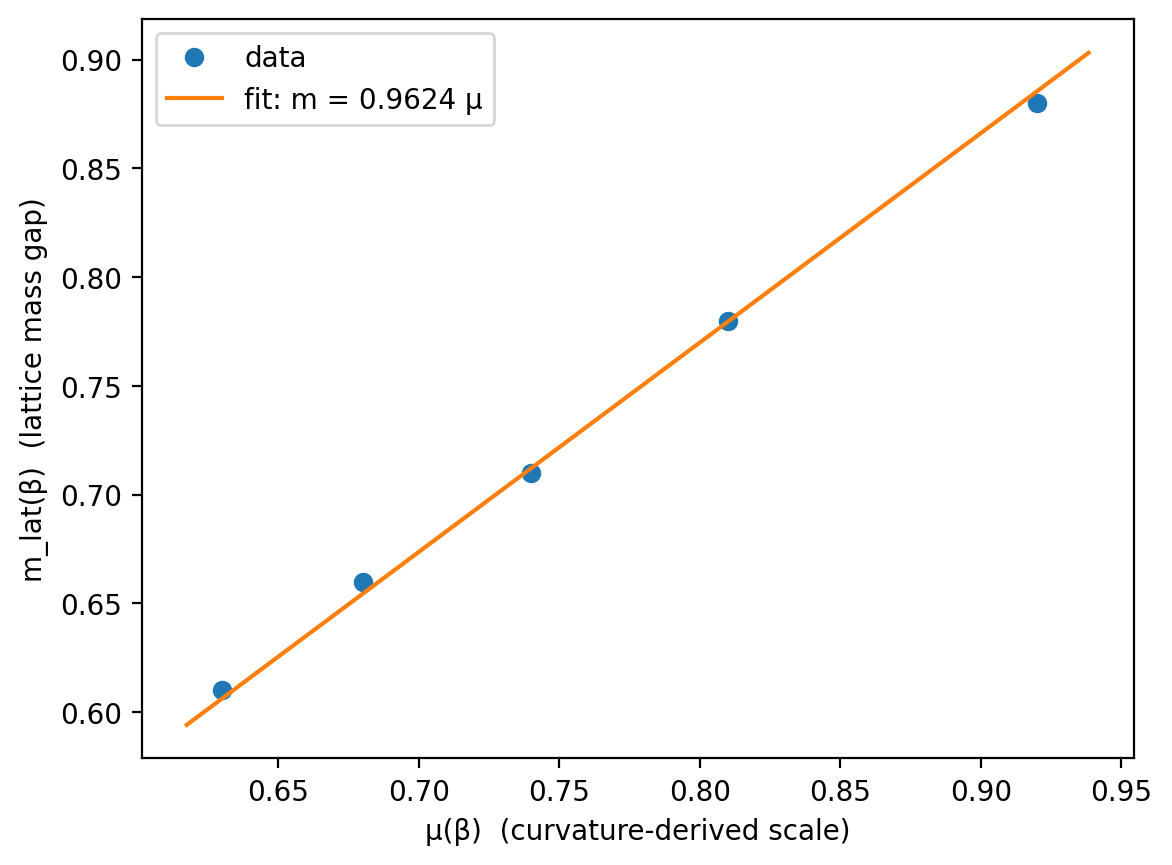

Generate this figure with Python:
import numpy as np
import matplotlib.pyplot as plt

beta = np.array([5.7, 5.8, 5.9, 6.0, 6.1])
mu   = np.array([0.92, 0.81, 0.74, 0.68, 0.63])
mlat = np.array([0.88, 0.78, 0.71, 0.66, 0.61])

# No-intercept least squares: minimize ||mlat - k*mu||_2
k = float(np.dot(mu, mlat) / np.dot(mu, mu))
pred = k * mu
resid = mlat - pred

# R^2 against mean model
ss_res = float(np.dot(resid, resid))
ss_tot = float(np.dot(mlat - np.mean(mlat), mlat - np.mean(mlat)))
R2 = 1.0 - ss_res/ss_tot
rms = float(np.sqrt(np.mean(resid**2)))

print(f"k (no-intercept) = {k:.6f}")
print(f"R^2             = {R2:.6f}")
print(f"RMS residual    = {rms:.6f}  (lattice units)")

# Plot
plt.figure()
plt.plot(mu, mlat, "o", label="data")
x = np.linspace(mu.min()*0.98, mu.max()*1.02, 200)
plt.plot(x, k*x, "-", label=f"fit: m = {k:.4f} μ")
plt.xlabel("μ(β)  (curvature-derived scale)")
plt.ylabel("m_lat(β)  (lattice mass gap)")
plt.legend()
out = "SELECTED_E04_fit.png"
plt.savefig(out, dpi=200, bbox_inches="tight")
print(f"Saved plot      = {out}")
